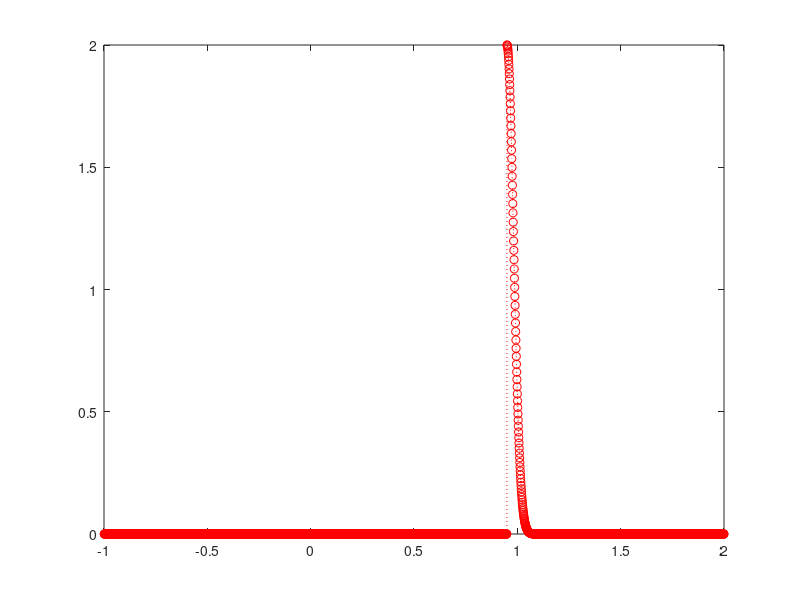
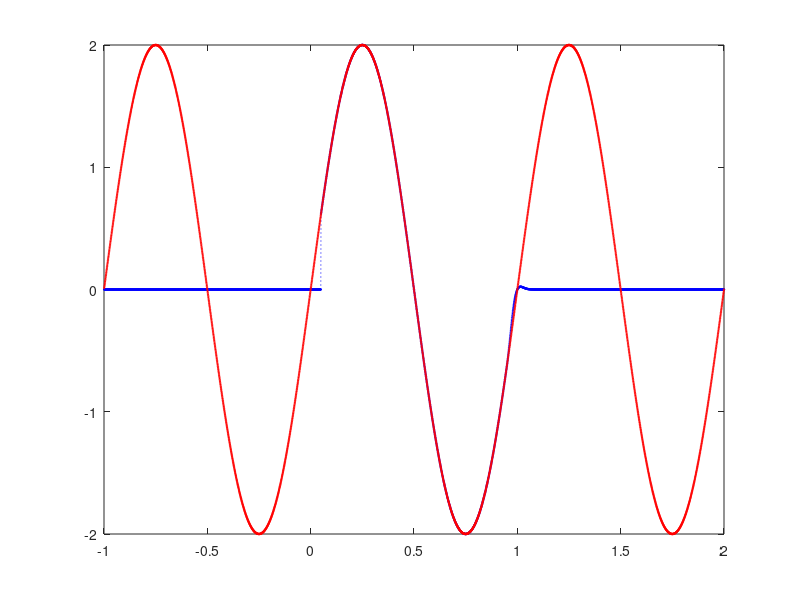

Recreate these plots in MATLAB, in order. (Note: this script raises an error after producing the figures.)


% sine with gaussian

num_points = 1000;
amplitude = 2;
sig = 0.001;
reduction = 1/20;

% %% just sine
% x = (1:1:num_points) * 1 / num_points;
% 
% figure;
% plot(x, amplitude * sin(x*(2*pi)), 'r:o')
% xlim([-0.5, 1.5])
% ylim([-amplitude, amplitude])
% 
% %% gaussian
% x = -1:0.01:1;
% sig = 1;
% u = 0.5;
% 
% figure;
% plot(x, amplitude * exp(-(x - u).^2/ (2* sig^2)), 'b:o')

%% square wave
t = (-num_points+1:1:2*num_points) * (1/num_points);
square_wave = zeros(num_points*3,1);

% % full square wave version
% for i = num_points:1:2*num_points
%     square_wave(i) = amplitude;
% end

% reduced square wave version
for i = (num_points + num_points * reduction):1:(2*num_points - num_points*reduction)
    square_wave(i) = amplitude;
end

window = square_wave;

% %% square wave with sine wave
% sine_w_square = zeros(length(t),1);
% for i = 1:length(square_wave)
%     sine_w_square(i) = square_wave(i) * sin(t(i)*2*pi);
% end
% 
% figure;
% plot(t, sine_w_square, 'b:o')

%% square wave with combined wave with gaussian
% u1 = num_points
u2 = num_points - (num_points * reduction);
combined_wave = zeros(num_points*3, 1);
gaussian = zeros(num_points*3,1);

% for i = 1:length(t)
%     gaussian(i) = amplitude * exp(-(t(i-u)).^2/(2*sig));
% end

for i = (2*num_points - num_points*reduction):1:3*num_points
    gaussian(i) = amplitude * exp(-(t(i-u2)).^2/(2*sig));
    window(i) = gaussian(i);
end

for i = 1:length(t)
    combined_wave(i) = sin(t(i)*2*pi) * window(i);
end

for i = 1:length(t)
    sine_curve(i) = amplitude* sin(t(i)*2*pi);
end


figure;
plot(t, gaussian, 'r:o')
% figure;
% plot(t, window, 'g:o')
figure;
plot(t, combined_wave, 'b:o', 'MarkerSize', 1)
hold on
plot(t, sine_curve, 'r:o', 'MarkerSize', 1)

%% full gaussian
f_gaussian = zeros(num_points*3,1);
for i = 1:1:3*num_points
    f_gaussian(i) = amplitude * exp(-(t(i-u2)).^2/(2*sig));
end

figure;
plot(t, f_gaussian, 'b:o');
